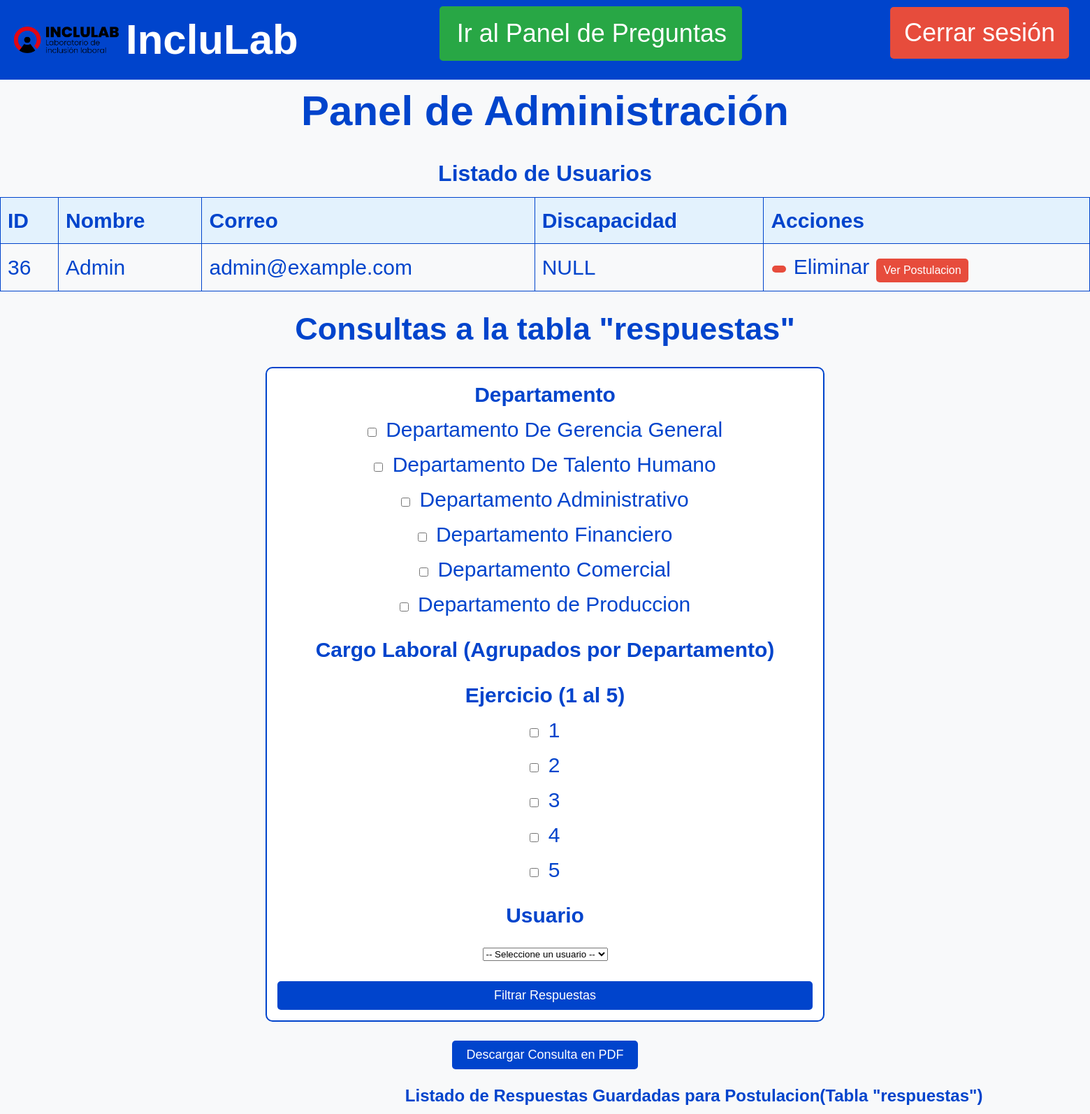
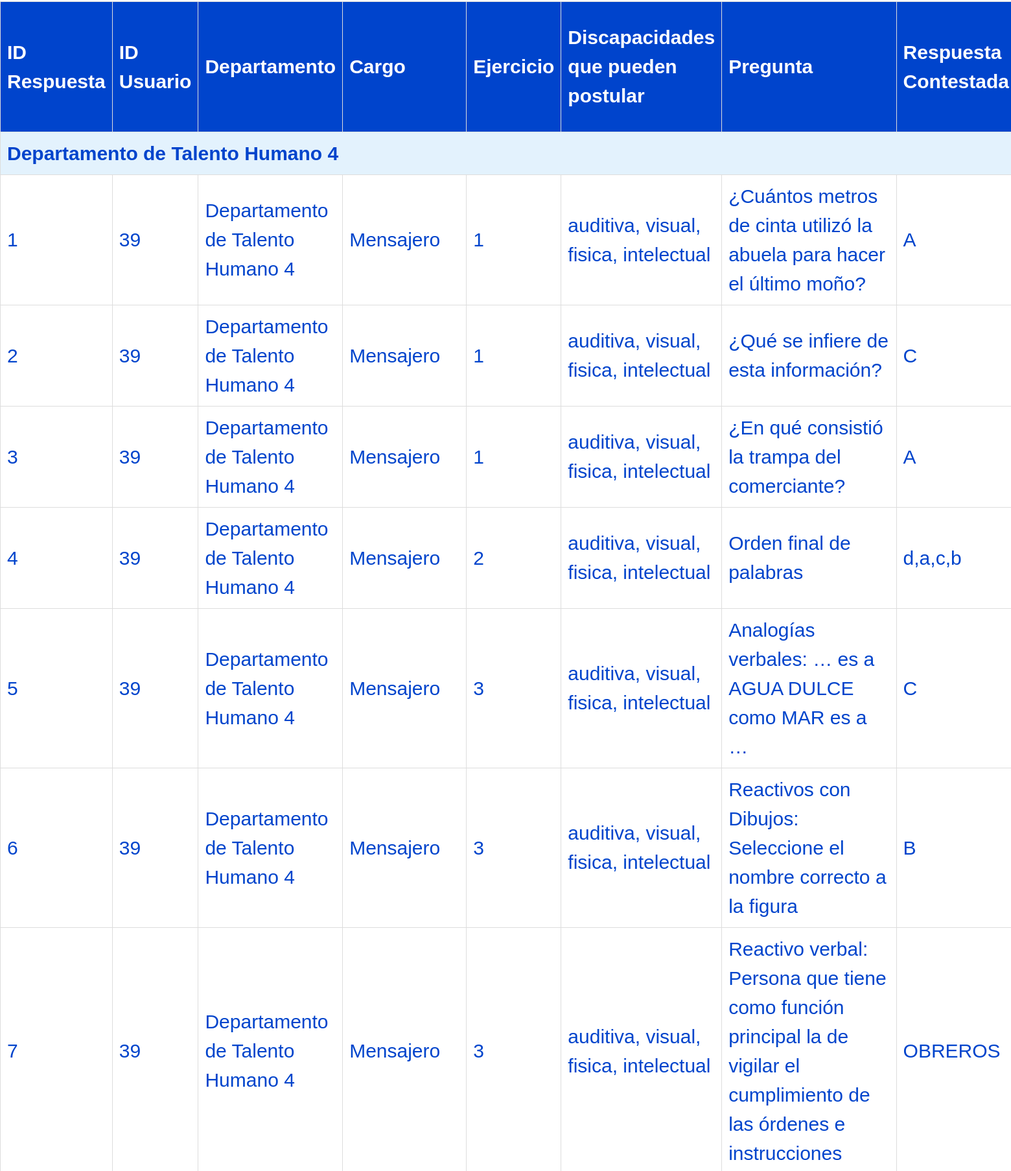
The page /Vista/Paginas/admin/usuarios.php (signed in, upper part) on the database its author committed (2 pictures, top to bottom).
### tables this page shows
CREATE TABLE usuarios (
    id_usuario INT(11) NOT NULL AUTO_INCREMENT,
    nombre VARCHAR(255) NOT NULL,
    email VARCHAR(100) NOT NULL,
    password VARCHAR(255) NOT NULL,
    id_discapacidad INT(11) NOT NULL,
    id_estado INT(11) NOT NULL,
    id_estado_rol INT(11) NOT NULL,
    PRIMARY KEY (id_usuario),
    UNIQUE KEY unique_email (email),
    UNIQUE KEY unique_nombre (nombre),
    KEY fk_usuarios_discapacidad (id_discapacidad),
    KEY fk_usuarios_estado (id_estado),
    KEY fk_usuarios_estado_rol (id_estado_rol),
    CONSTRAINT usuarios_fk_discapacidad FOREIGN KEY (id_discapacidad) REFERENCES discapacidad(id_discapacidad) ON DELETE RESTRICT ON UPDATE CASCADE,
    CONSTRAINT usuarios_fk_estado FOREIGN KEY (id_estado) REFERENCES estado(id_estado) ON DELETE RESTRICT ON UPDATE CASCADE,
    CONSTRAINT usuarios_fk_estado_rol FOREIGN KEY (id_estado_rol) REFERENCES estado(id_estado) ON DELETE RESTRICT ON UPDATE CASCADE
);

CREATE TABLE discapacidad (
    id_discapacidad INT(11) NOT NULL AUTO_INCREMENT,
    tipo VARCHAR(50) NOT NULL,
    PRIMARY KEY (id_discapacidad)
);

CREATE TABLE respuestas (
  id_respuesta INT(11) NOT NULL AUTO_INCREMENT,
  id_usuario INT(11) NOT NULL,
  departamento TEXT NOT NULL,  
  cargo_laboral TEXT NOT NULL,  
  ejercicio INT NOT NULL,  
  titulo_ejercicio TEXT NOT NULL,
  contexto_ejercicio TEXT NOT NULL,  
  pregunta TEXT NOT NULL,        
  respuesta TEXT NOT NULL,        
  respuestaCorrectaoNo TEXT NOT NULL,        
  Discapacidad TEXT NOT NULL, 
  fecha_respuesta DATETIME DEFAULT CURRENT_TIMESTAMP,
  PRIMARY KEY (id_respuesta),
  KEY fk_respuestas_usuario (id_usuario),
  CONSTRAINT respuestas_fk_usuario FOREIGN KEY (id_usuario) REFERENCES usuarios(id_usuario) ON DELETE CASCADE ON UPDATE CASCADE
);

### Vista/Paginas/admin/usuarios.php (the view, shortened to what this page needs)
<?php
try {
    $pdo = Conexion::conectar();
    $sqlUsuarios = "SELECT id_usuario, nombre, email, id_discapacidad FROM usuarios";
    $stmtUsuarios = $pdo->query($sqlUsuarios);
    $usuarios = $stmtUsuarios->fetchAll(PDO::FETCH_ASSOC);
    $sqlDisc = "SELECT id_discapacidad, tipo FROM discapacidad";
    $stmtDisc = $pdo->query($sqlDisc);
    $discapacidades = $stmtDisc->fetchAll(PDO::FETCH_ASSOC);
    $filtroEj = isset($_GET['ej_resp']) ? $_GET['ej_resp'] : [];
    $errorAdvanced = "";
    if (empty($errorAdvanced)) {
        $sqlRespuestas = "SELECT * FROM respuestas WHERE 1=1";
        $paramsRespuestas = [];
        $stmtRespuestas = $pdo->prepare($sqlRespuestas);
        $stmtRespuestas->execute($paramsRespuestas);
        $respuestas = $stmtRespuestas->fetchAll(PDO::FETCH_ASSOC);
        $grouped = [];
        foreach ($respuestas as $row) {
            $dept = $row['departamento'];
            if (!isset($grouped[$dept])) {
                $grouped[$dept] = [];
            }
            $grouped[$dept][] = $row;
        }
    } else {
        $respuestas = [];
        $grouped = [];
    }
} catch (Exception $e) {
    die("Se produjo un error: " . $e->getMessage());
}
?>
<!DOCTYPE html>
<html lang="es">
<head>
    <link rel="stylesheet" href="/assets/css/inicio.css">
</head>
<body>
<link rel="stylesheet" href="../../assets/css/logo.css">
<div class="header-container1">
  <div class="logo">
    <img src="../../../assets/imagenes/logo.png" alt="Logo de IncluLab"
         onerror="this.onerror=null; this.src='/04.PDO-MYSQL-V1/assets/imagenes/logo.png';">
    <h1>IncluLab</h1>
  </div>
  <a href="preguntas.php" class="panel-btn" aria-label="Ir al panel de preguntas">
    <i class="fas fa-question-circle"></i> Ir al Panel de Preguntas
  </a>
  <a href="../salir.php" class="logout-btn" aria-label="Cerrar sesión">
    <i class="fas fa-sign-out-alt"></i> Cerrar sesión
  </a>
</div>
    <h1>Panel de Administración</h1>
    <table id="usuariosTable">
        <caption>Listado de Usuarios</caption>
        <thead>
            <tr>
                <th>ID</th>
                <th>Nombre</th>
                <th>Correo</th>
                <th>Discapacidad</th>
                <th>Acciones</th>
            </tr>
        </thead>
        <tbody>
            <?php if ($usuarios): ?>
                <?php foreach ($usuarios as $user): ?>
                    <tr data-id="<?php echo htmlspecialchars($user['id_usuario']); ?>">
                        <td><?php echo htmlspecialchars($user['id_usuario']); ?></td>
                        <td class="editable" data-field="nombre"><?php echo htmlspecialchars($user['nombre']); ?></td>
                        <td class="editable" data-field="email"><?php echo htmlspecialchars($user['email']); ?></td>
                        <td class="editable" data-field="id_discapacidad">
                            <?php
                            foreach ($discapacidades as $d) {
                                if ($d['id_discapacidad'] == $user['id_discapacidad']) {
                                    echo htmlspecialchars($d['tipo']);
                                    break;
                                }
                            }
                            ?>
                        </td>
                        <td>
                            <a href="eliminar_usuario.php?id=<?php echo $user['id_usuario']; ?>"
                               class="action-btn delete-btn"
                               onclick="return confirm('¿Está seguro de eliminar al usuario: <?php echo $user['nombre']; ?>?');"></a>
                               Eliminar
                            <a href="ver_postulacion.php?id=<?php echo $user['id_usuario']; ?>"
                               class="action-btn delete-btn"
                               onclick="return confirm('¿Va a ver la postulación de <?php echo $user['nombre']; ?>?');">
                               Ver Postulacion
                            </a>
                        </td>
                    </tr>
                <?php endforeach; ?>
            <?php else: ?>
                <tr><td colspan="5">No se encontraron usuarios.</td></tr>
            <?php endif; ?>
        </tbody>
    </table>
    <h2>Consultas a la tabla "respuestas"</h2>
    <form class="filter-form" method="GET" action="usuarios.php">
        <fieldset>
            <legend>Departamento</legend>
            <label>
                <input type="checkbox" name="dept_resp[]" value="Departamento De Gerencia General" class="dept-checkbox-advanced"
                <?php echo (isset($_GET['dept_resp']) && in_array("Departamento De Gerencia General", $_GET['dept_resp'])) ? "checked" : ""; ?>>
                Departamento De Gerencia General
            </label>
            <label>
                <input type="checkbox" name="dept_resp[]" value="Departamento De Talento Humano" class="dept-checkbox-advanced"
                <?php echo (isset($_GET['dept_resp']) && in_array("Departamento De Talento Humano", $_GET['dept_resp'])) ? "checked" : ""; ?>>
                Departamento De Talento Humano
            </label>
            <label>
                <input type="checkbox" name="dept_resp[]" value="Departamento Administrativo " class="dept-checkbox-advanced"
                <?php echo (isset($_GET['dept_resp']) && in_array("Departamento Administrativo", $_GET['dept_resp'])) ? "checked" : ""; ?>>
                Departamento Administrativo
            </label>
            <label>
                <input type="checkbox" name="dept_resp[]" value="Departamento Financiero" class="dept-checkbox-advanced"
                <?php echo (isset($_GET['dept_resp']) && in_array("Departamento Financiero", $_GET['dept_resp'])) ? "checked" : ""; ?>>
                Departamento Financiero
            </label>
            <label>
                <input type="checkbox" name="dept_resp[]" value="Departamento Comercial" class="dept-checkbox-advanced"
                <?php echo (isset($_GET['dept_resp']) && in_array("Departamento Comercial", $_GET['dept_resp'])) ? "checked" : ""; ?>>
                Departamento Comercial
            </label>
            <label>
                <input type="checkbox" name="dept_resp[]" value="Departamento de Produccion" class="dept-checkbox-advanced"
                <?php echo (isset($_GET['dept_resp']) && in_array("Departamento de Produccion", $_GET['dept_resp'])) ? "checked" : ""; ?>>
                Departamento de Produccion
            </label>
        </fieldset>
        <fieldset>
            <legend>Cargo Laboral (Agrupados por Departamento)</legend>
        </fieldset>
        <fieldset>
            <legend>Ejercicio (1 al 5)</legend>
            <?php
            $ejercicios = [1, 2, 3, 4, 5];
            foreach ($ejercicios as $ej): ?>
                <label>
                    <input type="checkbox" name="ej_resp[]" value="<?php echo $ej; ?>"
                    <?php echo (isset($filtroEj) && in_array($ej, $filtroEj)) ? "checked" : ""; ?>>
                    <?php echo $ej; ?>
                </label>
            <?php endforeach; ?>
        </fieldset>
        <fieldset>
            <legend>Usuario</legend>
            <select name="id_usuario_resp">
                <option value="">-- Seleccione un usuario --</option>
            </select>
        </fieldset>
        <button type="submit">Filtrar Respuestas</button>
    </form>
    <div style="max-width: 800px; margin: 20px auto; text-align: center;">
        <button onclick="downloadPDF()" style="padding: 10px 20px; font-size: 18px; background-color: #0044cc; color: #fff; border: none; border-radius: 5px; cursor: pointer;">
            Descargar Consulta en PDF
        </button>
    </div>
    <table class="respuestas-table">
        <caption>Listado de Respuestas Guardadas para Postulacion(Tabla "respuestas")</caption>
        <thead>
            <tr>
                <th>ID Respuesta</th>
                <th>ID Usuario</th>
                <th>Departamento</th>
                <th>Cargo</th>
                <th>Ejercicio</th>
                <th>Discapacidades que pueden postular</th>
                <th>Pregunta</th>
                <th>Respuesta Contestada</th>
            </tr>
        </thead>
        <tbody>
            <?php if (!empty($respuestas)): ?>
                <?php foreach ($grouped as $dept => $rows): ?>
                    <tr class="dept-group">
                        <td colspan="10"><?php echo htmlspecialchars($dept); ?></td>
                    </tr>
                    <?php foreach ($rows as $row): ?>
                        <tr>
                            <td><?php echo htmlspecialchars($row['id_respuesta']); ?></td>
                            <td><?php echo htmlspecialchars($row['id_usuario']); ?></td>
                            <td><?php echo htmlspecialchars($row['departamento']); ?></td>
                            <td><?php echo htmlspecialchars($row['cargo_laboral']); ?></td>
                            <td><?php echo htmlspecialchars($row['ejercicio']); ?></td>
                            <td><?php echo htmlspecialchars($row['Discapacidad']); ?></td>
                            <td><?php echo htmlspecialchars($row['pregunta']); ?></td>
                            <td><?php echo htmlspecialchars($row['respuesta']); ?></td>
                        </tr>
                    <?php endforeach; ?>
                <?php endforeach; ?>
            <?php else: ?>
                <tr><td colspan="10">No se encontraron registros en la tabla respuestas.</td></tr>
            <?php endif; ?>
        </tbody>
    </table>
</body>
</html>

### assets/css/inicio.css (style rules this page uses)
* { margin: 0; padding: 0; box-sizing: border-box; }
body { font-family: Arial, sans-serif; font-size: 30px; color: #0044cc; background-color: #f8f9fa; text-align: center; line-height: 1.5; }
a { color: #0044cc; text-decoration: underline; }
.logout-btn { font-size: 22px; color: #fff; background-color: #e74c3c; padding: 10px 20px; border-radius: 5px; text-decoration: none; margin: 0 10px; transition: background-color 0.3s ease; }

### Vista/assets/css/logo.css (style rules this page uses)
.header-container1 { display: flex; justify-content: space-between; align-items: center; background-color: #0044cc; padding: 10px 20px; }
.logo { display: flex; align-items: center; }
.logo img { width: 150px; height: auto; margin-right: 10px; }
.logo h1 { font-size: 2em; color: #fff; margin: 0; }
.logout-btn { font-size: 1.2em; color: #fff; background-color: #e74c3c; padding: 10px 20px; border-radius: 5px; text-decoration: none; }

### Vista/Paginas/admin/usuarios.php (style rules this page uses)
table { width: 100%; border-collapse: collapse; margin: 20px auto; }
table, th, td { border: 1px solid #0044cc; }
th, td { padding: 10px; text-align: left; }
th { background-color: #e3f2fd; }
caption { font-size: 2rem; font-weight: bold; margin-bottom: 10px; color: #0044cc; }
.action-btn { display: inline-block; padding: 5px 10px; margin: 2px; border: none; border-radius: 5px; font-size: 16px; text-decoration: none; cursor: pointer; transition: background-color 0.3s ease; }
.delete-btn { background-color: #e74c3c; color: #fff; }
.editable { cursor: pointer; }
.filter-form { max-width: 800px; margin: 20px auto; padding: 15px; background-color: #fff; border: 2px solid #0044cc; border-radius: 10px; }
.filter-form fieldset { border: none; margin-bottom: 15px; }
.filter-form legend { font-weight: bold; color: #0044cc; margin-bottom: 5px; }
.filter-form label { display: block; margin-bottom: 5px; }
.filter-form input[type="checkbox"] { margin-right: 5px; }
.filter-form button { width: 100%; padding: 10px; font-size: 18px; background-color: #0044cc; color: #fff; border: none; border-radius: 5px; cursor: pointer; }
.respuestas-table { width: 90%; margin: 20px auto; border-collapse: collapse; background-color: #fff; }
.respuestas-table th, .respuestas-table td { padding: 10px; border: 1px solid #ddd; }
.respuestas-table th { background-color: #0044cc; color: #fff; }
.respuestas-table caption { font-size: 1.5rem; font-weight: bold; margin-bottom: 10px; color: #0044cc; }
.dept-group { background-color: #e3f2fd; font-weight: bold; text-align: center; }
.logout-btn { display: inline-block; padding: 10px 20px; background-color: #e74c3c; color: #fff; text-decoration: none; border-radius: 5px; margin-bottom: 20px; }
.panel-btn { text-decoration: none; background-color: #28a745; color: #fff; padding: 10px 20px; border-radius: 5px; font-size: 1.2em; display: inline-flex; align-items: center; transition: background-color 0.3s ease; border: 2px solid #28a745; align-self: center; margin-top: -18px; }

### rows shown on the page
usuarios: id_usuario "36", nombre "Admin", email "admin@example.com"
discapacidad: tipo "NULL"
respuestas: id_respuesta "1", id_usuario "39", departamento "Departamento de Talento Humano 4", cargo_laboral "Mensajero", ejercicio "1", Discapacidad "auditiva, visual, fisica, intelectual", pregunta "¿Cuántos metros de cinta utilizó la abuela para hacer el último moño?", respuesta "A"
respuestas: id_respuesta "2", id_usuario "39", departamento "Departamento de Talento Humano 4", cargo_laboral "Mensajero", ejercicio "1", Discapacidad "auditiva, visual, fisica, intelectual", pregunta "¿Qué se infiere de esta información?", respuesta "C"
respuestas: id_respuesta "3", id_usuario "39", departamento "Departamento de Talento Humano 4", cargo_laboral "Mensajero", ejercicio "1", Discapacidad "auditiva, visual, fisica, intelectual", pregunta "¿En qué consistió la trampa del comerciante?", respuesta "A"
respuestas: id_respuesta "4", id_usuario "39", departamento "Departamento de Talento Humano 4", cargo_laboral "Mensajero", ejercicio "2", Discapacidad "auditiva, visual, fisica, intelectual", pregunta "Orden final de palabras", respuesta "d,a,c,b"
respuestas: id_respuesta "5", id_usuario "39", departamento "Departamento de Talento Humano 4", cargo_laboral "Mensajero", ejercicio "3", Discapacidad "auditiva, visual, fisica, intelectual", pregunta "Analogías verbales: … es a AGUA DULCE como MAR es a …", respuesta "C"
respuestas: id_respuesta "6", id_usuario "39", departamento "Departamento de Talento Humano 4", cargo_laboral "Mensajero", ejercicio "3", Discapacidad "auditiva, visual, fisica, intelectual", pregunta "Reactivos con Dibujos: Seleccione el nombre correcto a la figura", respuesta "B"
respuestas: id_respuesta "7", id_usuario "39", departamento "Departamento de Talento Humano 4", cargo_laboral "Mensajero", ejercicio "3", Discapacidad "auditiva, visual, fisica, intelectual", pregunta "Reactivo verbal: Persona que tiene como función principal la de vigilar el cumplimiento de las órdenes e instrucciones", respuesta "OBREROS"

### other values the page prints
$ej "1"
$ej "2"
$ej "3"
$ej "4"
$ej "5"
$dept "Departamento de Talento Humano 4"
